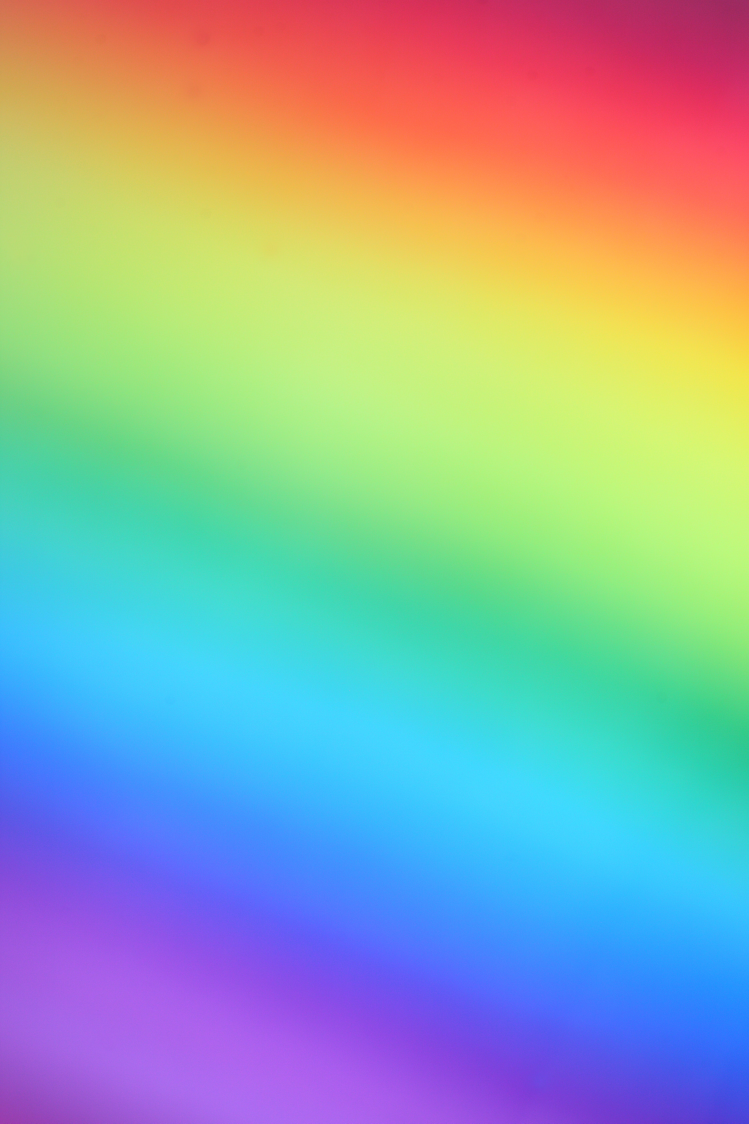
#> input picture lab3/3-4.jpg, 3744 x 5616 px, found by its file name (shown at 1/5 size)
$ python kod3.py
#> lines starting #> are read from the running program, lines starting #| are printed output that depends on the picture

import cv2
import numpy


def nothing(x):
    pass


pathImg1 = "./lab3/3-4.jpg"

winName = "Border"

cv2.namedWindow(winName, cv2.WINDOW_GUI_NORMAL)

img1 = cv2.imread(pathImg1, flags=cv2.IMREAD_COLOR)
#> img1 is the input picture: shape (5616, 3744, 3); mean B, G, R 167, 169.7, 145.2

height, weight = img1.shape[0:2]
#> height = 5616; weight = 3744

All_border = [cv2.BORDER_CONSTANT, cv2.BORDER_DEFAULT, cv2.BORDER_ISOLATED, cv2.BORDER_REFLECT,
              cv2.BORDER_REFLECT101, cv2.BORDER_REFLECT_101, cv2.BORDER_REPLICATE,  cv2.BORDER_WRAP]
All_border_name = ["cv2.BORDER_CONSTANT", "cv2.BORDER_DEFAULT", "cv2.BORDER_ISOLATED", "cv2.BORDER_REFLECT",
              "cv2.BORDER_REFLECT101", "cv2.BORDER_REFLECT_101", "cv2.BORDER_REPLICATE",  "cv2.BORDER_WRAP"]

cv2.createTrackbar("border", winName, 0, len(All_border)-1, nothing)
#> slider 'border' is set to 2
cv2.createTrackbar("top", winName, 0, 200, nothing)
#> slider 'top' is set to 66
cv2.createTrackbar("bot", winName, 0, 200, nothing)
#> slider 'bot' is set to 66
cv2.createTrackbar("left", winName, 0, 200, nothing)
#> slider 'left' is set to 40
cv2.createTrackbar("right", winName, 0, 200, nothing)
#> slider 'right' is set to 66

while (1):
    top = cv2.getTrackbarPos("top", winName)
    bottom = cv2.getTrackbarPos("bot", winName)
    left = cv2.getTrackbarPos("left", winName)
    right = cv2.getTrackbarPos("right", winName)
    border = cv2.getTrackbarPos("border", winName)
    img_new = cv2.copyMakeBorder(
        img1,  # входное изображение
        top,  # пиксели сверху
        bottom,  # пиксели снизу
        left,  # пиксели слева
        right,  # пиксели справа
        borderType=All_border[border] # тип рамки


    )
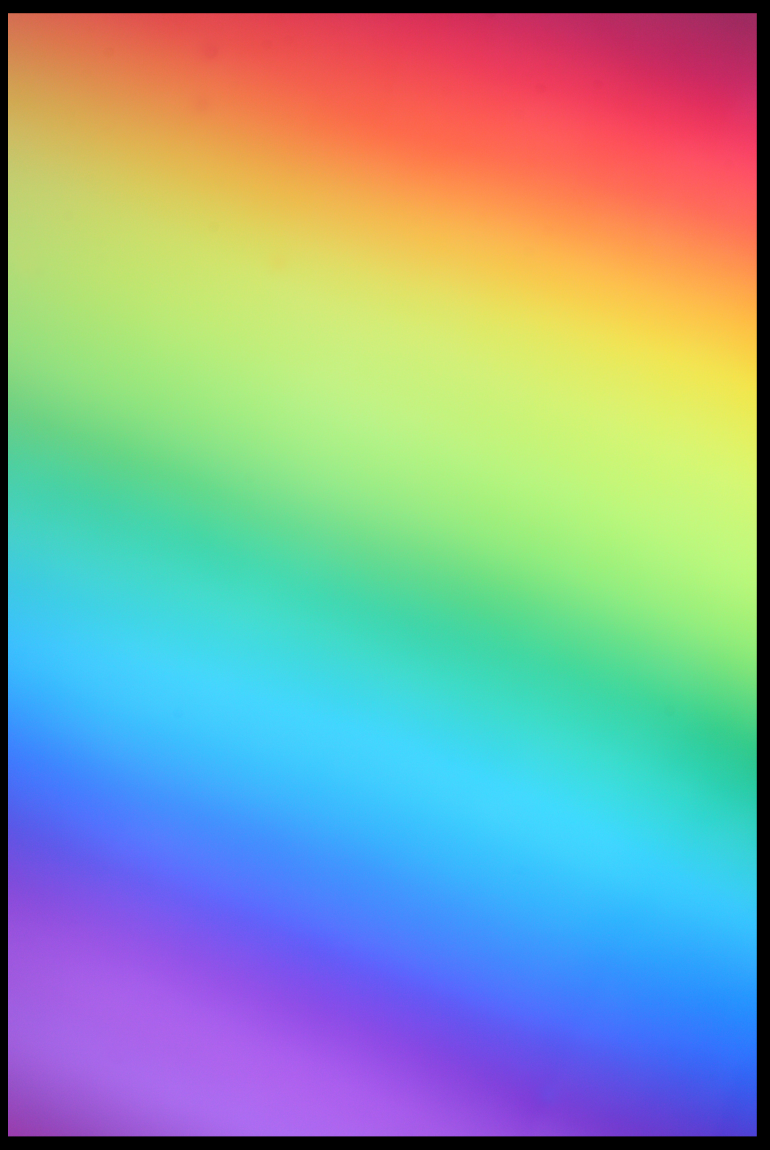
#> img_new: shape (5748, 3850, 3) (shown at 1/5 size); mean B, G, R 158.7, 161.2, 138
    color_text = (0,0,255)
    cv2.putText(img_new, "top "+str(top) + "  bottom " + str(bottom), (weight-1500, height-800),
                cv2.FONT_HERSHEY_DUPLEX, fontScale=5, color=color_text, thickness=10)
    cv2.putText(img_new, "left "+str(left) + "  right " + str(right), (weight-1500, height-600),
                cv2.FONT_HERSHEY_DUPLEX, fontScale=5, color=color_text, thickness=10)
    cv2.putText(img_new, All_border_name[border], (weight-1500, height-400),
                cv2.FONT_HERSHEY_DUPLEX, fontScale=4, color=color_text, thickness=10)
    cv2.imshow(winName, img_new)
    key = cv2.waitKey(1)
#> (key Esc is pressed here)
    if key == 27:
        break
cv2.destroyWindow(winName)

$ run again, with lab3/3-3.jpg copied over lab3/3-4.jpg
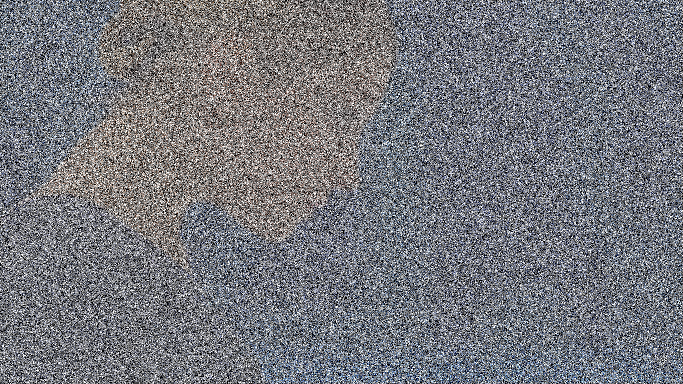
#> input picture lab3/3-3.jpg, 1366 x 768 px, found by its file name (shown at 1/2 size)
#> img1 is the input picture: shape (768, 1366, 3); mean B, G, R 124.6, 118.4, 117.1
#> `img_new = cv2.copyMakeBorder( img1,`:
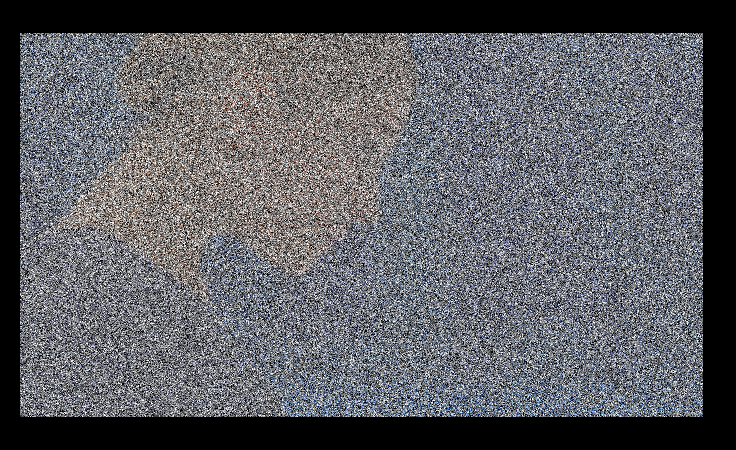
#> img_new: shape (900, 1472, 3) (shown at 1/2 size); mean B, G, R 98.7, 93.7, 92.7
#> `cv2.putText(img_new, All_border_name[border], (weight-1500, height-400..`:
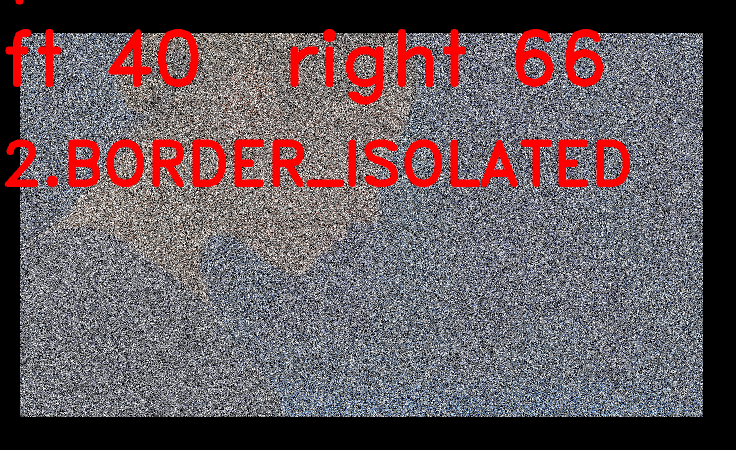
#> img_new: shape (900, 1472, 3) (shown at 1/2 size); mean B, G, R 91.3, 86.6, 101.6

$ run again, with lab3/3-1.PNG saved as lab3/3-4.jpg
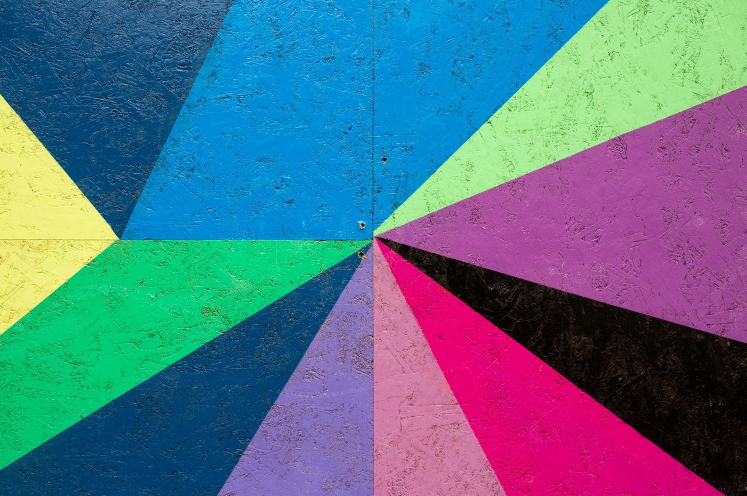
#> input picture lab3/3-1.PNG, 1493 x 991 px, found by its file name (shown at 1/2 size)
#> img1 is the input picture: shape (991, 1493, 3); mean B, G, R 136.8, 113.6, 85.3
#> `img_new = cv2.copyMakeBorder( img1,`:
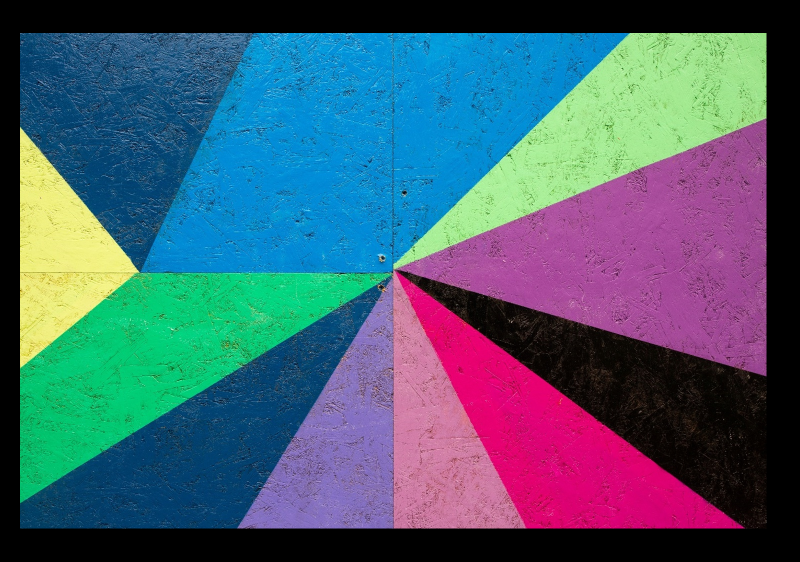
#> img_new: shape (1123, 1599, 3) (shown at 1/2 size); mean B, G, R 112.8, 93.6, 70.3
#> `cv2.putText(img_new, All_border_name[border], (weight-1500, height-400..`:
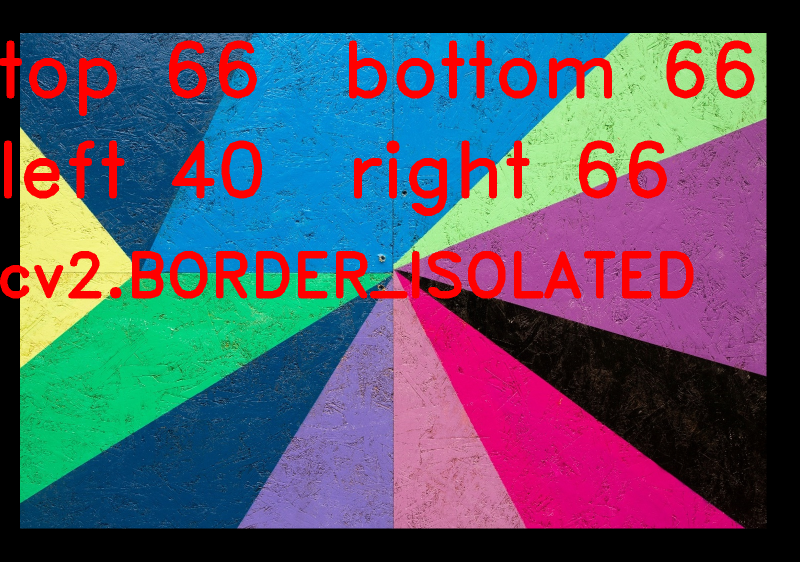
#> img_new: shape (1123, 1599, 3) (shown at 1/2 size); mean B, G, R 100.9, 82.9, 84.3

$ run again, with lab3/3-2.PNG saved as lab3/3-4.jpg
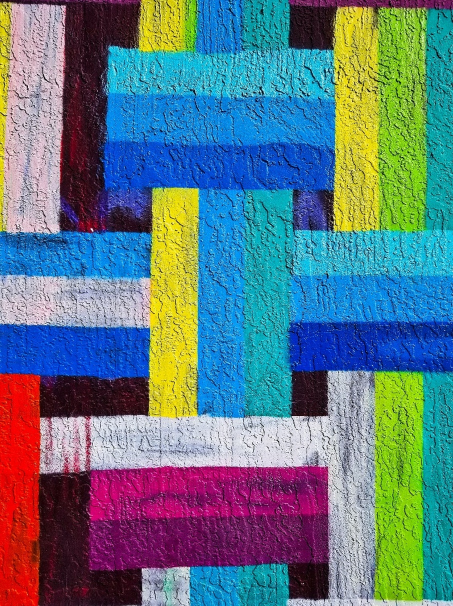
#> input picture lab3/3-2.PNG, 906 x 1211 px, found by its file name (shown at 1/2 size)
#> img1 is the input picture: shape (1211, 906, 3); mean B, G, R 131.1, 120.9, 95.3
#> `img_new = cv2.copyMakeBorder( img1,`:
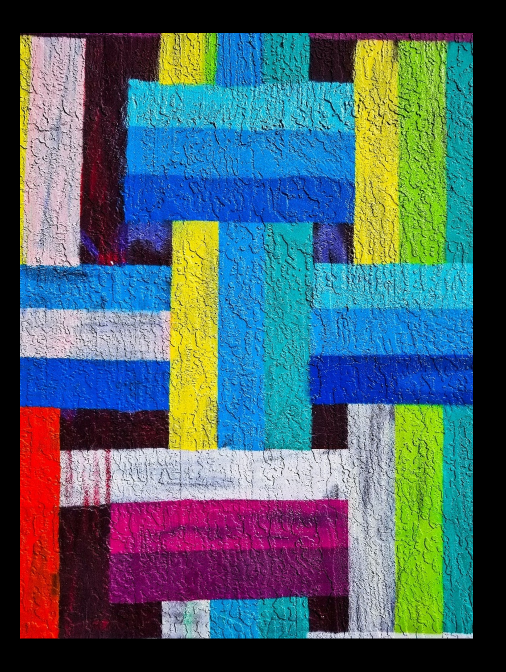
#> img_new: shape (1343, 1012, 3) (shown at 1/2 size); mean B, G, R 105.8, 97.6, 76.9
#> `cv2.putText(img_new, All_border_name[border], (weight-1500, height-400..`:
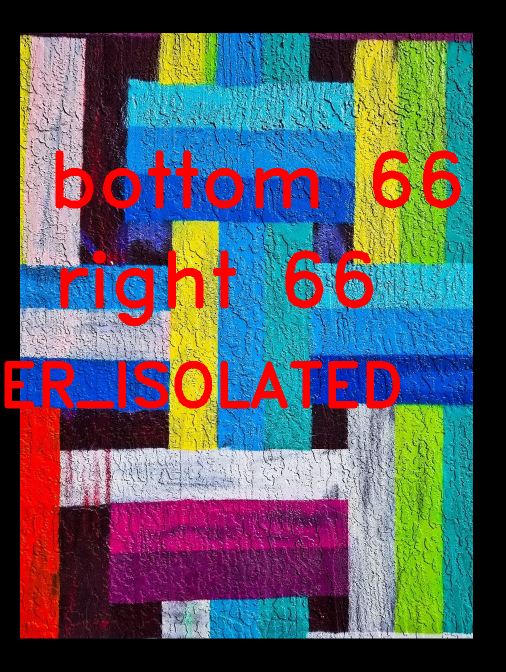
#> img_new: shape (1343, 1012, 3) (shown at 1/2 size); mean B, G, R 96.7, 90.4, 88.6
